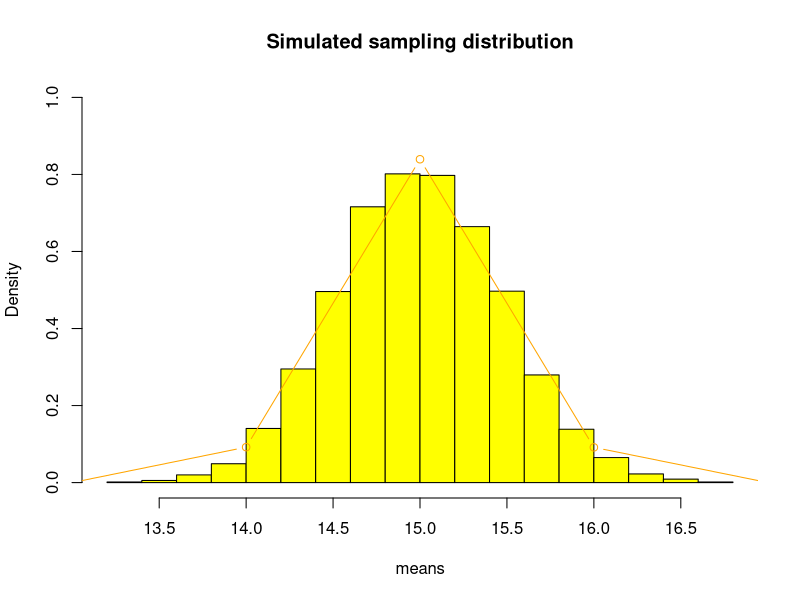

R code for this plot: (Note: this script raises an error after producing the figure.)
Xbar <- numeric(10000)
#set.seed(300)
for (i in 1:10000)
{
  x <- rexp(1000, rate = 1/15)
  Xbar[i] <- mean(x)
}
hist(Xbar, col= "yellow", ylim=c(0,1),main="Simulated sampling distribution", xlab="means", freq=FALSE)
lines(10:20, dnorm(10:20, mean(Xbar), sd(Xbar) ), col="orange",type = "b") #overlay pmf for Normal(17)

Dev.off()
